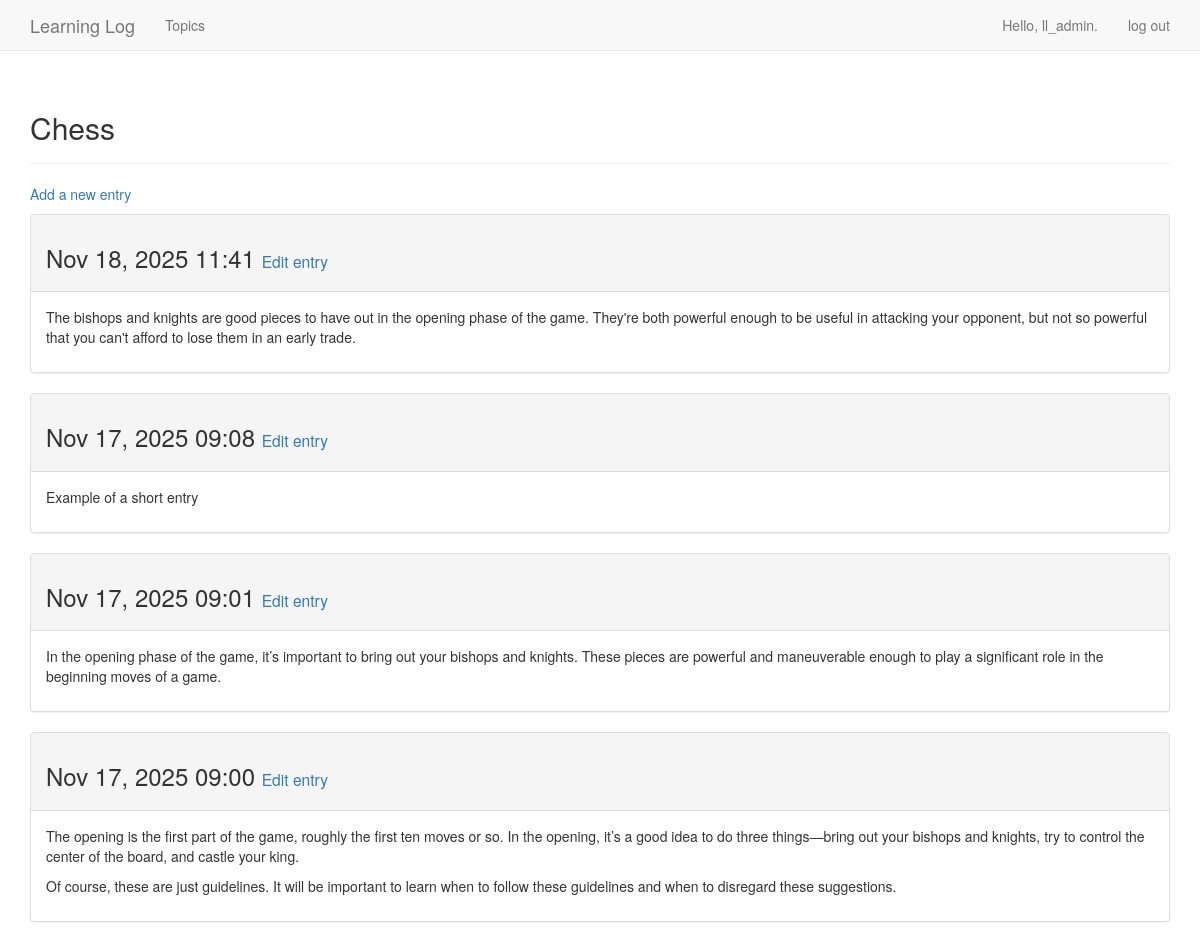
The page /topics/1/ (signed in) on the database its author committed.
### learning_logs/models.py (models this page shows, shortened)
class Topic(models.Model):
    text = models.CharField(max_length=200)
    date_added = models.DateTimeField(auto_now_add=True)
    owner = models.ForeignKey(User, on_delete=models.CASCADE)
    def __str__(self):
        return self.text

class Entry(models.Model):
    topic = models.ForeignKey(Topic, on_delete=models.CASCADE)
    text = models.TextField()
    date_added = models.DateTimeField(auto_now_add=True)
    class Meta:
        verbose_name_plural = 'entries'

### learning_logs/views.py (the view)
# urls.py: path("topics/<int:topic_id>/", views.topic, name="topic"),
@login_required
def topic(request, topic_id):
    topic = Topic.objects.get(id=topic_id)
    check_topic_owner(request, topic)
    entries = topic.entry_set.order_by('-date_added')  # type: ignore
    context = {'topic': topic, 'entries': entries}
    return render(request, 'learning_logs/topic.html', context)

### learning_logs/views.py (called while the page is built)
def check_topic_owner(request, topic):
    if topic.owner != request.user:
        raise Http404

### learning_logs/templates/learning_logs/topic.html
{% extends "learning_logs/base.html" %}
{% block header %}
  <h2>{{ topic }}</h2>
{% endblock header %}
{% block content %}
  <p>
    <a href="{% url 'learning_logs:new_entry' topic.id %}">Add a new entry</a>
  </p>
  {% for entry in entries %}
    <div class="panel panel-default">
      <div class="panel-heading">
        <h3>
          {{ entry.date_added|date:'M d, Y H:i' }}
          <small>
            <a href="{% url 'learning_logs:edit_entry' entry.id %}">Edit entry</a>
          </small>
        </h3>
      </div>
      <div class="panel-body">
        {{ entry.text|linebreaks }}
      </div>
    </div>
    {% empty %}
      There are no entries for this topic yet.
    {% endfor %}
{% endblock content %}

### learning_logs/templates/learning_logs/base.html (shortened to what this page needs)
{% load bootstrap3 %}
<!DOCTYPE html>
<html lang="en">
  <head>
    {% bootstrap_css %}
  </head>
  <body>
    <nav class="navbar navbar-default navbar-static-top">
      <div class="container">
        <div class="navbar-header">
          <a class="navbar-brand" href="{% url 'learning_logs:index' %}">
            Learning Log</a>
        </div>
        <div id="navbar" class="navbar-collapse collapse">
          <ul class="nav navbar-nav">
            <li><a href="{% url 'learning_logs:topics' %}">Topics</a></li>
          </ul>
          <ul class="nav navbar-nav navbar-right">
            {% if user.is_authenticated %}
              <li><a>Hello, {{ user.username }}.</a></li>
              <li><a href="{% url 'users:logout' %}">log out</a></li>
            {% else %}
              <li><a href="{% url 'users:register' %}">register</a></li>
              <li><a href="{% url 'users:login' %}">log in</a></li>
            {% endif %}
          </ul>
        </div>
      </div>
    </nav>
    <div class="container">
      <div class="page-header">
        {% block header %}{% endblock header %}
      </div>
      <div>
        {% block content %}{% endblock content %}
      </div>
    </div>
  </body>

### rows shown on the page
Topic: text "Chess"
Entry: date_added "Nov 18, 2025 11:41", text "The bishops and knights are good pieces to have out in the opening phase of the game. They're both powerful enough to be useful in attacking your opponent, but not so powerful that you can't afford to lose them in an early trade."
Entry: date_added "Nov 17, 2025 09:08", text "Example of a short entry"
Entry: date_added "Nov 17, 2025 09:01", text "In the opening phase of the game, it’s important to bring out your bishops and knights. These pieces are powerful and maneuverable enough to play a significant role in the beginning moves of a game."
Entry: date_added "Nov 17, 2025 09:00", text "The opening is the first part of the game, roughly the first ten moves or so. In the opening, it’s a good idea to do three things—bring out your bishops and knights, try to control the center of the board, and castle your king. Of course, these are just guidelines. It will be important to learn when to follow these guidelines and when to disregard these suggestions."

### other values the page prints
{{ user.username }} "ll_admin"
